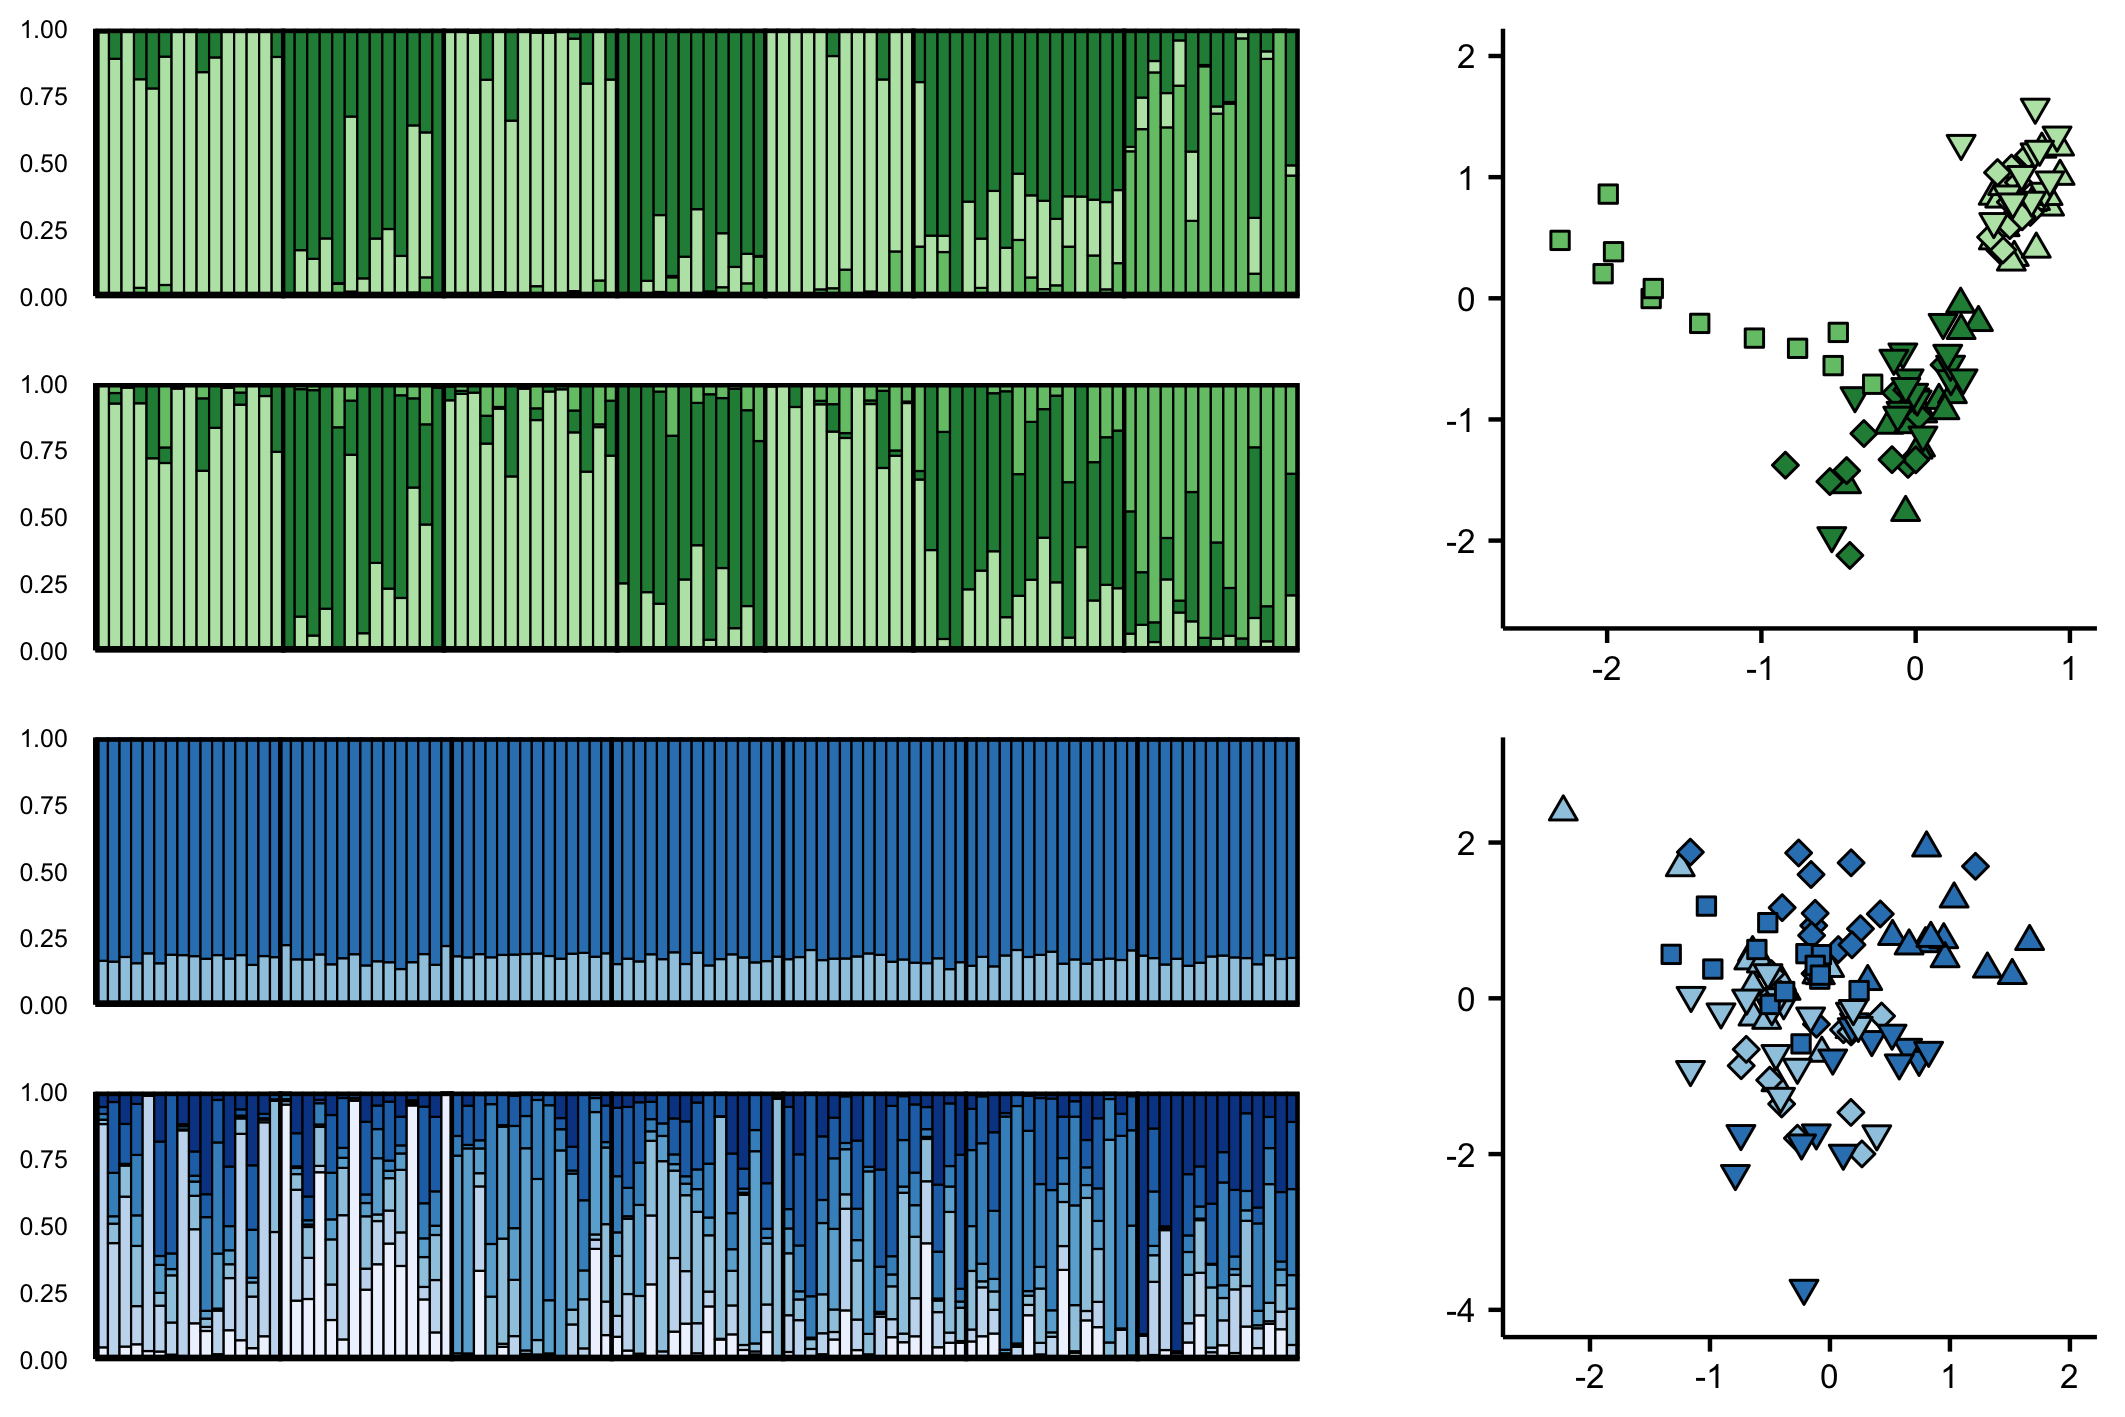

Recreate this plot in R.
# Figure 4 - Genetic structuring
#
# NOTE: specific to analysis detailed in github.com/pimbongaerts/bermuda_rad
#
# Author: Pim Bongaerts
# Copyright (C) 2016 Pim Bongaerts
# License: GPL

## Dependencies ==============================================================

suppressMessages(library("ggplot2"))
suppressMessages(library("reshape2"))
suppressMessages(library("gridExtra"))
suppressMessages(library("cowplot"))

## Functions =================================================================

structure_plot <- function(struct_melt, cluster_order, colours, title){
  # STRUCTURE plot function
  plot_struct <- ggplot(struct_melt, aes(x = sample, 
                                         y = value, 
                                         fill = variable)) +
                    geom_bar(stat = "identity", position = "fill", width = 1, 
                             size = 0.25, colour = "black") +
                    scale_fill_manual(name="Cluster",values = colours, 
                                      breaks = cluster_order) +
                    scale_y_continuous(expand = c(0,0)) +
                    facet_grid(~ pop, space = "free_x", 
                               scales = "free_x", switch = "x") +
                    xlab("") +
                    ylab("") +
                    guides(fill = FALSE) +
                    theme(plot.title = element_text(size = 8, 
                                                    vjust = 0, 
                                                    face = "bold"),
                          axis.text.x = element_blank(),
                          axis.text.y = element_text(size = 6),
                          axis.ticks = element_blank(),
                          legend.title = element_blank(),
                          panel.margin.x = unit(-0.075, "lines"),
                          panel.margin.y = unit(-2, "lines"),
                          panel.border = element_rect(fill = NA, 
                                                      colour = "black", 
                                                      size = 1, 
                                                      linetype="solid"),
                          strip.background = element_blank(),
                          strip.text.x = element_text(size = 0, 
                                                margin = margin(0, 0, 10, 0)))
  return(plot_struct)
}

pca_plot <- function(scatter_data, colours, shapes, manual_scale, title){
  # Scatter plot function
  plot_scatter <- ggplot(scatter_data, aes(x = pca1,
                                           y = pca2, 
                                           shape = pop, 
                                           color = pop, 
                                           fill = pop)) +
      geom_point(size = 2, color = "black") +
      scale_shape_manual(values = shapes) +
      scale_colour_manual(values = colours) +
      scale_fill_manual(values = colours) +
      scale_x_continuous(limits = c(manual_scale[1], manual_scale[2])) +
      scale_y_continuous(limits = c(manual_scale[3], manual_scale[4])) +
      theme(plot.title = element_text(size = 8, vjust = 0, face="bold"),
            legend.title = element_blank(),
            legend.position = "none",
            axis.text = element_text(size = 8),
            axis.title.x = element_blank(),
            axis.title.y = element_blank())
  return(plot_scatter)
}

## Main code =================================================================

### Initial set-up ===========================================================

# Read in Agaricia datasets
afra_struct <- read.csv("afra_data/afra_clumpp_K3.out.csv", header = FALSE)
afra_structneut <- read.csv("afra_data/afra_neut_clumpp_K3.out.csv", 
                            header = FALSE)
afra_pca <- read.csv("afra_data/afra_2f_pca.txt", header = FALSE)

# Read in Stephanocoenia datasets
sint_struct <- read.csv("sint_data/sint_clumpp_K2.out.csv", header = FALSE)
sint_dapcassign <- read.csv("sint_data/sint_bi_2f_posterior.txt", 
                            header = FALSE)
sint_pca <- read.table("sint_data/sint_bi_2f_pca.txt", header = FALSE)

# Add headers
colnames(afra_struct)  <- c("sample", "pop", "clu1", "clu2", "clu3")
colnames(afra_structneut)  <- c("sample", "pop", "clu1", "clu2", "clu3")
colnames(afra_pca) <- c("sample", "pop", "pca1", "pca2", "col", "pch")
colnames(sint_struct)  <- c("sample", "pop", "clu1", "clu2")
colnames(sint_dapcassign)  <- c("sample", "clu1", "clu2", "clu3", "clu4", 
                                "clu5", "clu6", "clu7")
colnames(sint_pca) <- c("sample", "pop", "pca1", "pca2")

# Order of populations
pop_order <- c("GS", "GD", "JS", "JD", "PS", "PD", "WD")

# Define matrix with overall layout (x, y, width, height)
screen_coords <- rbind(c(-1/24, -1/12, 8/12, 4/12), # Sint - DAPC ASSIGN
                       c(-1/24,  2/12, 8/12, 4/12),  # Sint - STRUCTURE
                       c(16/24,  0/12, 8/24, 6/12),  # Sint - PCA
                       c(-1/24,  5/12, 8/12, 4/12),  # Afra - STRUCTURE
                       c(-1/24,  8/12, 8/12, 4/12),  # Afra - STRUCTURE NEUTR
                       c(16/24,  6/12, 8/24, 6/12))  # Afra - PCA
colnames(screen_coords) <- c("x", "y", "width", "height")
rownames(screen_coords) <- c("sint_dapcassign", "sint_struct", "sint_pca",
                             "afra_structneut", "afra_struct", "afra_pca")

### Produce individual plots =================================================

#### Sint - STRUCTURE
title <- "STRUCTURE - Stephanocoenia"
cluster_order <- c("clu1", "clu2")
sint_struct_colours <- c("#9ecae1", "#3182bd")
sint_struct$pop <- factor(sint_struct$pop, levels = pop_order)
sint_struct_melt <- melt(sint_struct, id.vars = c("sample", "pop"), 
                        measure.vars = cluster_order)
plot_sint_struct <- structure_plot(sint_struct_melt, cluster_order, 
                                   sint_struct_colours, title)

#### Sint - DAPC-ASSIGN
title <- "DAPC - Stephanocoenia"
cluster_order <- c("clu1", "clu2", "clu3", "clu4", "clu5", "clu6", "clu7")
sint_dapcassign_colours <- c("#eff3ff", "#c6dbef", "#9ecae1", "#6baed6", 
                             "#4292c6", "#2171b5", "#084594")
sint_dapcassign$pop <- substr(sint_dapcassign$sample, start = 4, stop = 5)
sint_dapcassign$pop <- factor(sint_dapcassign$pop, levels = pop_order)
sint_dapcassign_melt <- melt(sint_dapcassign, id.vars = c("sample", "pop"), 
                             measure.vars = cluster_order)
plot_sint_dapcassign <- structure_plot(sint_dapcassign_melt, cluster_order, 
                                       sint_dapcassign_colours, title)

#### Sint - PCA
title <- "PCA - Stephanocoenia"
sint_pca_colours <- c("#3182bd", "#9ecae1", "#3182bd", "#9ecae1", 
                      "#3182bd", "#9ecae1", "#3182bd")
sint_shapes <- c(24, 24, 23, 23, 25, 25, 22)
sint_scale <- c(-2.5, 2, -4, 3) # NOTE: some outliers outside of this range
plot_sint_pca <- pca_plot(sint_pca, sint_pca_colours, sint_shapes, 
                          sint_scale, title)

#### Afra - STRUCTURE
title <- "STRUCTURE - Agaricia"
cluster_order <- c("clu1", "clu2", "clu3")
afra_struct_colours <- c("#74c476", "#bae4b3", "#238b45")
afra_struct$pop <- factor(afra_struct$pop, levels = pop_order)
afra_struct_melt <- melt(afra_struct, id.vars = c("sample", "pop"), 
                         measure.vars = cluster_order)
plot_afra_struct <- structure_plot(afra_struct_melt, cluster_order, 
                                   afra_struct_colours, title)

#### Afra - STRUCTURE Neutral
title <- "STRUCTURE NEUTRAL - Agaricia"
cluster_order <- c("clu2", "clu1", "clu3")
afra_structneut_colours <- c("#bae4b3", "#238b45", "#74c476")
afra_structneut$pop <- factor(afra_structneut$pop, levels = pop_order)
afra_structneut_melt <- melt(afra_structneut, id.vars = c("sample", "pop"), 
                              measure.vars = cluster_order)
plot_afra_structneut <- structure_plot(afra_structneut_melt, cluster_order, 
                                       afra_structneut_colours, title)

#### Afra - PCA
title <- "PCA - Agaricia"
afra_pca_colours <- c("#238b45", "#bae4b3", "#238b45", "#bae4b3", 
                      "#238b45", "#bae4b3", "#74c476")
afra_shapes <- c(24, 24, 23, 23, 25, 25, 22)
afra_scale <- c(-2.5, 1, -2.5, 2) # NOTE: some outliers outside of this range
plot_afra_pca <- pca_plot(afra_pca, afra_pca_colours, afra_shapes, 
                          afra_scale, title)

### Composite of individual plots ============================================

ggdraw() +
  draw_plot(plot_sint_dapcassign, 
            screen_coords["sint_dapcassign", "x"], 
            screen_coords["sint_dapcassign", "y"], 
            screen_coords["sint_dapcassign", "width"], 
            screen_coords["sint_dapcassign", "height"]) +
  draw_plot(plot_sint_struct, 
            screen_coords["sint_struct", "x"],
            screen_coords["sint_struct", "y"], 
            screen_coords["sint_struct", "width"],
            screen_coords["sint_struct", "height"]) +
  draw_plot(plot_sint_pca, 
            screen_coords["sint_pca", "x"], 
            screen_coords["sint_pca", "y"], 
            screen_coords["sint_pca", "width"], 
            screen_coords["sint_pca", "height"]) +
  draw_plot(plot_afra_structneut, 
            screen_coords["afra_structneut", "x"],
            screen_coords["afra_structneut", "y"], 
            screen_coords["afra_structneut", "width"],
            screen_coords["afra_structneut", "height"]) +
  draw_plot(plot_afra_struct, 
            screen_coords["afra_struct", "x"],
            screen_coords["afra_struct", "y"], 
            screen_coords["afra_struct", "width"],
            screen_coords["afra_struct", "height"]) +
  draw_plot(plot_afra_pca, 
            screen_coords["afra_pca", "x"], 
            screen_coords["afra_pca", "y"], 
            screen_coords["afra_pca", "width"], 
            screen_coords["afra_pca", "height"])

ggsave("figure4.pdf", width = 18, height = 12, units = "cm")
ggsave("figure4.png", width = 18, height = 12, units = "cm")